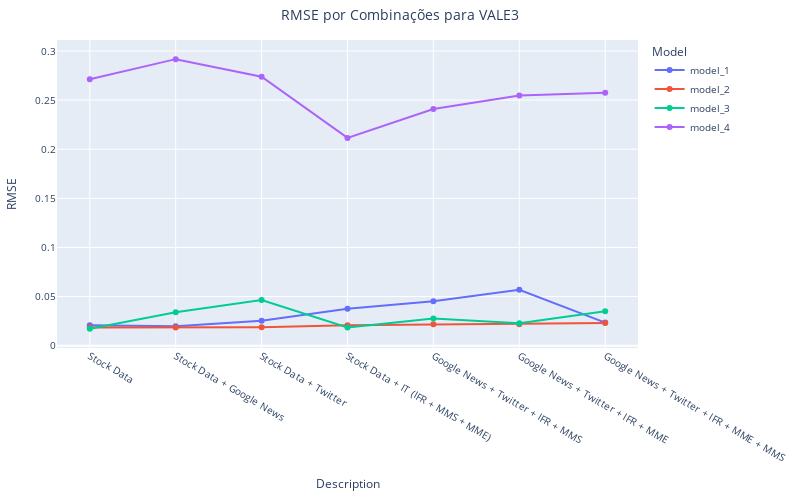

Notebook source saved alongside this figure:
### Code cell
# Grafico RMSE por combinação por ação
fig_filtered = plot_rmse_line_plotly(resultados_concatenados, stock_name='VALE3')
fig_filtered.show()

### Figure 1 — Plotly figure (JSON) as saved in the notebook; plotly's stock layout.template omitted (floating-point values rounded to 4 significant figures)
{"data": [{"hovertemplate": "Model=model_1<br>Description=%{x}<br>RMSE=%{y}<extra></extra>", "legendgroup": "model_1", "line": {"color": "#636efa", "dash": "solid"}, "marker": {"symbol": "circle"}, "mode": "lines+markers", "name": "model_1", "orientation": "v", "showlegend": true, "type": "scatter", "x": ["Stock Data", "Stock Data + Google News", "Stock Data + Twitter", "Stock Data + IT (IFR + MMS + MME)", "Google News + Twitter + IFR + MMS", "Google News + Twitter + IFR + MME", "Google News + Twitter + IFR + MME + MMS"], "xaxis": "x", "y": [0.02069, 0.0197, 0.02531, 0.03751, 0.04532, 0.05698, 0.02348], "yaxis": "y"}, {"hovertemplate": "Model=model_2<br>Description=%{x}<br>RMSE=%{y}<extra></extra>", "legendgroup": "model_2", "line": {"color": "#EF553B", "dash": "solid"}, "marker": {"symbol": "circle"}, "mode": "lines+markers", "name": "model_2", "orientation": "v", "showlegend": true, "type": "scatter", "x": ["Stock Data", "Stock Data + Google News", "Stock Data + Twitter", "Stock Data + IT (IFR + MMS + MME)", "Google News + Twitter + IFR + MMS", "Google News + Twitter + IFR + MME", "Google News + Twitter + IFR + MME + MMS"], "xaxis": "x", "y": [0.01851, 0.01842, 0.01885, 0.02085, 0.02169, 0.02188, 0.02306], "yaxis": "y"}, {"hovertemplate": "Model=model_3<br>Description=%{x}<br>RMSE=%{y}<extra></extra>", "legendgroup": "model_3", "line": {"color": "#00cc96", "dash": "solid"}, "marker": {"symbol": "circle"}, "mode": "lines+markers", "name": "model_3", "orientation": "v", "showlegend": true, "type": "scatter", "x": ["Stock Data", "Stock Data + Google News", "Stock Data + Twitter", "Stock Data + IT (IFR + MMS + MME)", "Google News + Twitter + IFR + MMS", "Google News + Twitter + IFR + MME", "Google News + Twitter + IFR + MME + MMS"], "xaxis": "x", "y": [0.01712, 0.03412, 0.04652, 0.01854, 0.02772, 0.02272, 0.03495], "yaxis": "y"}, {"hovertemplate": "Model=model_4<br>Description=%{x}<br>RMSE=%{y}<extra></extra>", "legendgroup": "model_4", "line": {"color": "#ab63fa", "dash": "solid"}, "marker": {"symbol": "circle"}, "mode": "lines+markers", "name": "model_4", "orientation": "v", "showlegend": true, "type": "scatter", "x": ["Stock Data", "Stock Data + Google News", "Stock Data + Twitter", "Stock Data + IT (IFR + MMS + MME)", "Google News + Twitter + IFR + MMS", "Google News + Twitter + IFR + MME", "Google News + Twitter + IFR + MME + MMS"], "xaxis": "x", "y": [0.2713, 0.2917, 0.2738, 0.2115, 0.241, 0.2548, 0.2575], "yaxis": "y"}], "layout": {"font": {"size": 10}, "height": 500, "legend": {"title": {"text": "Model"}, "tracegroupgap": 0}, "margin": {"b": 20, "l": 20, "r": 20, "t": 40}, "title": {"text": "RMSE por Combinações para VALE3", "x": 0.5}, "width": 800, "xaxis": {"anchor": "y", "domain": [0, 1], "title": {"text": "Description"}}, "yaxis": {"anchor": "x", "domain": [0, 1], "title": {"text": "RMSE"}}}}
